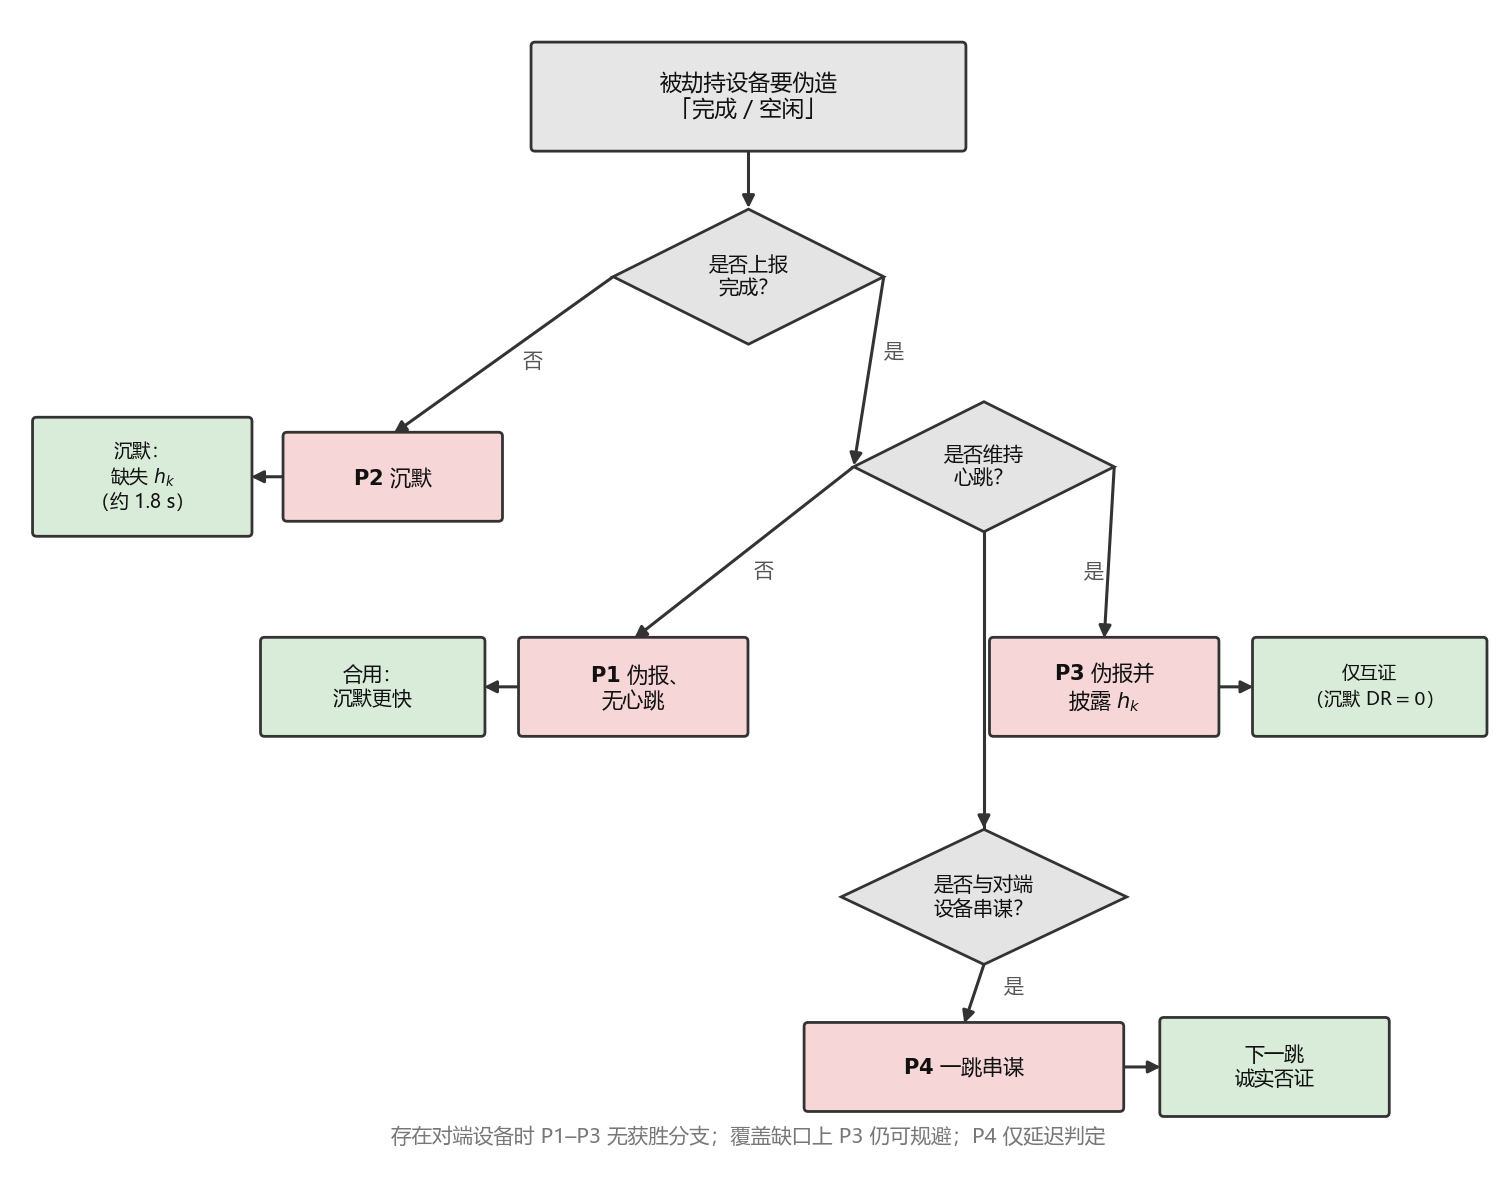

Recreate this plot in Python.
# -*- coding: utf-8 -*-
"""攻击者决策树 P1--P4（中文版）。"""
from __future__ import annotations

import os

import matplotlib

matplotlib.use("Agg")
import matplotlib.pyplot as plt
from matplotlib.patches import FancyArrowPatch, FancyBboxPatch, Polygon

from _style import subset_pdf

HERE = os.path.dirname(os.path.abspath(__file__))
OUT = os.path.join(HERE, "fig_attack_tree_CN")

plt.rcParams.update({
    "font.sans-serif": ["Microsoft YaHei", "SimHei", "SimSun", "DejaVu Sans"],
    "axes.unicode_minus": False,
    "mathtext.fontset": "dejavusans",
    "figure.dpi": 200,
    "pdf.fonttype": 42,
})

C_EDGE = "#333333"
C_NOTE = "#555555"
C_FAIL = "#e6e6e6"
C_DEC = "#e4e4e4"
C_ATK = "#f6d6d6"
C_DET = "#d9ecd9"


def rbox(ax, cx, cy, w, h, text, fc, fs=7.6):
    x, y = cx - w / 2, cy - h / 2
    ax.add_patch(FancyBboxPatch(
        (x, y), w, h, boxstyle="round,pad=0.02,rounding_size=0.04",
        facecolor=fc, edgecolor=C_EDGE, linewidth=1.0, zorder=3))
    ax.text(cx, cy, text, ha="center", va="center",
            fontsize=fs, color="#111111", zorder=4, linespacing=1.2)
    return (cx, cy + h / 2), (cx, cy - h / 2), (cx - w / 2, cy), (cx + w / 2, cy)


def diamond(ax, cx, cy, w, h, text, fs=7.2):
    pts = [(cx, cy + h / 2), (cx + w / 2, cy), (cx, cy - h / 2), (cx - w / 2, cy)]
    ax.add_patch(Polygon(pts, closed=True, facecolor=C_DEC,
                         edgecolor=C_EDGE, linewidth=1.0, zorder=3))
    ax.text(cx, cy, text, ha="center", va="center", fontsize=fs,
            color="#111111", zorder=4, linespacing=1.15)
    return (cx, cy + h / 2), (cx, cy - h / 2), (cx - w / 2, cy), (cx + w / 2, cy)


def arrow(ax, p, q):
    ax.add_patch(FancyArrowPatch(
        p, q, arrowstyle="-|>", mutation_scale=9, linewidth=1.1,
        color=C_EDGE, shrinkA=0.4, shrinkB=0.4, zorder=2))


def main() -> None:
    fig, ax = plt.subplots(figsize=(9.6, 7.6))
    ax.set_xlim(-0.15, 14.7)
    ax.set_ylim(-0.70, 11.0)
    ax.axis("off")

    root = rbox(ax, 7.2, 10.15, 4.3, 1.05,
                "被劫持设备要伪造\n「完成 / 空闲」", C_FAIL, 8.0)
    q1 = diamond(ax, 7.2, 8.35, 2.7, 1.35, "是否上报\n完成？")
    d2 = rbox(ax, 1.15, 6.35, 2.15, 1.15,
              r"沉默：" + "\n" + r"缺失 $h_k$" + "\n" + r"（约 1.8 s）",
              C_DET, 6.8)
    p2 = rbox(ax, 3.65, 6.35, 2.15, 0.85, r"$\mathbf{P2}$ 沉默", C_ATK)
    q2 = diamond(ax, 9.55, 6.45, 2.6, 1.3, "是否维持\n心跳？")

    d1 = rbox(ax, 3.45, 4.25, 2.2, 0.95, "合用：\n沉默更快", C_DET, 7.2)
    p1 = rbox(ax, 6.05, 4.25, 2.25, 0.95, r"$\mathbf{P1}$ 伪报、" + "\n无心跳", C_ATK)
    p3 = rbox(ax, 10.75, 4.25, 2.25, 0.95, r"$\mathbf{P3}$ 伪报并" + "\n" + r"披露 $h_k$", C_ATK)
    d3 = rbox(ax, 13.40, 4.25, 2.30, 0.95, "仅互证\n（沉默 DR${=}0$）", C_DET, 6.6)

    q3 = diamond(ax, 9.55, 2.15, 2.85, 1.35, "是否与对端\n设备串谋？")
    p4 = rbox(ax, 9.35, 0.45, 3.15, 0.85, r"$\mathbf{P4}$ 一跳串谋", C_ATK)
    d4 = rbox(ax, 12.45, 0.45, 2.25, 0.95, "下一跳\n诚实否证", C_DET, 7.2)

    arrow(ax, root[1], q1[0])
    arrow(ax, q1[2], p2[0])
    arrow(ax, q1[3], q2[2])
    arrow(ax, p2[2], d2[3])
    arrow(ax, q2[2], p1[0])
    arrow(ax, q2[3], p3[0])
    arrow(ax, p1[2], d1[3])
    arrow(ax, p3[3], d3[2])
    ax.plot([9.55, 9.55], [q2[1][1], q3[0][1]], color=C_EDGE, lw=1.1, zorder=2)
    arrow(ax, (9.55, q3[0][1] + 0.12), q3[0])
    arrow(ax, q3[1], p4[0])
    arrow(ax, p4[3], d4[2])

    ax.text(5.05, 7.45, "否", fontsize=7.2, color=C_NOTE, ha="center")
    ax.text(8.55, 7.55, "是", fontsize=7.2, color=C_NOTE, ha="left")
    ax.text(7.45, 5.35, "否", fontsize=7.2, color=C_NOTE, ha="right")
    ax.text(10.55, 5.35, "是", fontsize=7.2, color=C_NOTE, ha="left")
    ax.text(9.75, 1.20, "是", fontsize=7.2, color=C_NOTE, ha="left")

    ax.text(7.2, -0.15,
            "存在对端设备时 P1–P3 无获胜分支；覆盖缺口上 P3 仍可规避；P4 仅延迟判定",
            ha="center", va="top", fontsize=7.4, color="#777777")

    fig.savefig(OUT + ".pdf", bbox_inches="tight", pad_inches=0.06)
    fig.savefig(OUT + ".png", dpi=200, bbox_inches="tight", pad_inches=0.06)
    plt.close(fig)
    subset_pdf(OUT + ".pdf")
    print("wrote", OUT + ".pdf")


if __name__ == "__main__":
    main()
